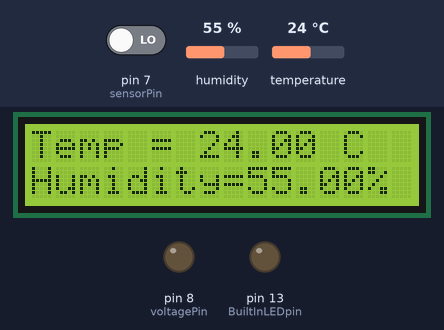
This sketch was run on a simulated Arduino Uno, built with avr-gcc and run on an emulated ATmega328P. Parts: 16×2 character LCD, output pins drawn as LEDs (lit = HIGH). The inputs (shaded band) are chosen by the test bench; at power-on: pin 7 (sensorPin) LOW, humidity 55 %, temperature 24 °C.

Above: at 1.2 s.
1.3 s: pin 7 (sensorPin) driven HIGH
At 3.6 s:
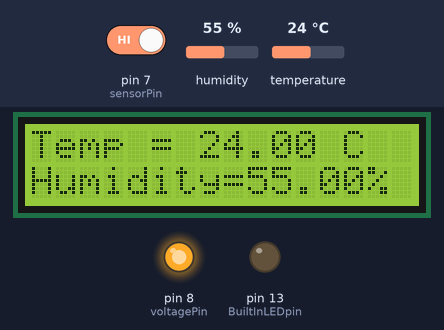
3.9 s: humidity set to 22 %
At 6.1 s:
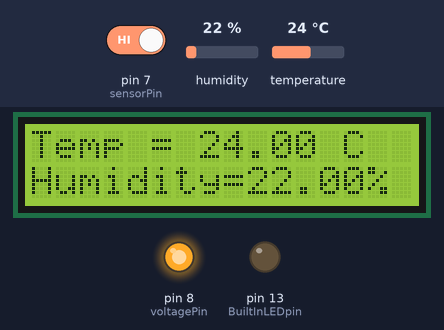
6.4 s: temperature set to 12 °C
At 8.5 s:
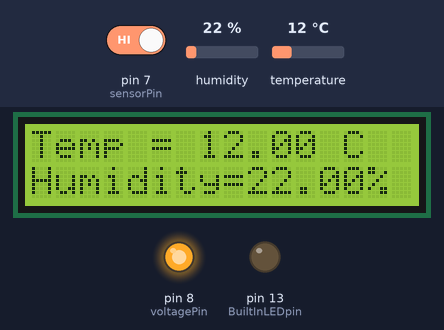
8.8 s: humidity set to 40 %
At 10.8 s:
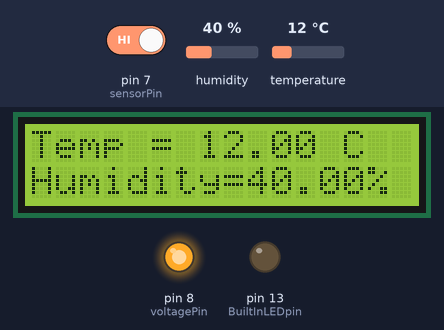
11.1 s: temperature set to 19 °C
At 13.4 s:
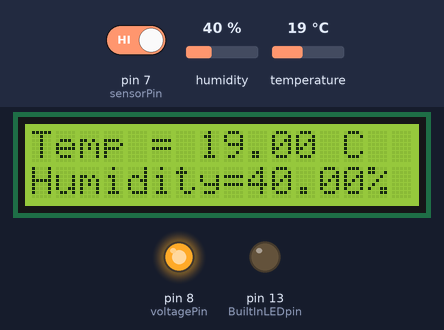
Timing chart, 0 to 14.5 s (numbered marks = the images above; inputs shaded):
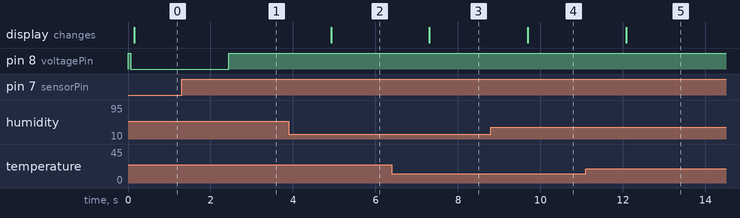

The sketch:

Live_temp_Humidity_sensor.ino
```cpp
/*
 *    I finally realised that the Backlight of the LCD consumes the most power. Hence toggling it with respect
 *    to the amout of light available in the surroundings makes it more efficient
 */

#include <dht.h>
#include <LiquidCrystal.h>

#define DHT11_PIN 6
dht DHT;
LiquidCrystal lcd(12, 11, 5, 4, 3, 2); // the necessary pins for LCD to work

const int sensorPin = 7; // Input pin for LDR. Use 3.3V power supply for LDR
int sensorValue = 0; // Variable to store the value coming from the LDR
const int voltagePin = 8; // pin to control the power supply to the Backlight of LCD

void setup() {
  Serial.begin(9600);
  switchOffBuiltInLED();
  pinMode(voltagePin, OUTPUT);
  digitalWrite(voltagePin, HIGH);
  lcd.begin(16,2);
}

void loop() {

  savePower(isLightOn());

  giveTempAndHumidityValues(DHT);

  delay(1100);  //IDK y but, if u reduce the time less than this, u start getting negative values for the temp and humidity, which we don't want
}

void switchOffBuiltInLED(){ //Switching of that built in LED also saves power
  int BuiltInLEDpin = 13;
  pinMode(BuiltInLEDpin, OUTPUT);
  digitalWrite(BuiltInLEDpin, LOW);
}

bool isLightOn(){
  /*read the value from the sensor : if light is available --> sensorValue = 0 , else sensorValue = 1
  (IK this is weird, but I didn't make it so can't complaint much about it*/
  sensorValue = digitalRead(sensorPin);
  return (!sensorValue);
}

void resetLCD(){
  lcd.begin(16,2);
}

void savePower(int lightStatus){   // This is where power consumption is reduced
  if(lightStatus)
    digitalWrite(voltagePin, LOW);

   else
    digitalWrite(voltagePin, HIGH);
}

void giveTempAndHumidityValues(dht DHT){
  DHT.read11(DHT11_PIN);
  resetLCD();
  //Serial.println("Temp : " + String(DHT.temperature) + " C\nHumidity : " + String(DHT.humidity) + "%\n\n");
  lcd.clear(); //Clearing previous display
  lcd.setCursor(0,0);
  lcd.print("Temp = " + String(DHT.temperature) + " C");
  lcd.setCursor(0,1);
  lcd.print("Humidity=" + String(DHT.humidity) + "%");
}
```

Measured:
- after the input at 1.3 s, pin 8 (voltagePin): LOW → HIGH after 1.1 s
- after the input at 3.9 s, the display: changes after 1.0 s (image 2)
- after the input at 6.4 s, the display: changes after 0.91 s (image 3)
- after the input at 8.8 s, the display: changes after 0.89 s (image 4)
- after the input at 11.1 s, the display: changes after 0.98 s (image 5)
